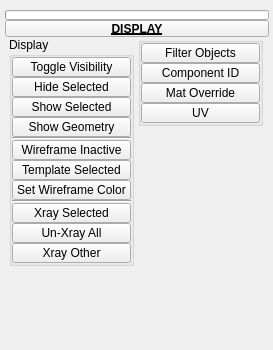
<?xml version="1.0" encoding="UTF-8"?>
<ui version="4.0">
 <class>QtUi</class>
 <widget class="QMainWindow" name="QtUi">
  <property name="enabled">
   <bool>true</bool>
  </property>
  <property name="geometry">
   <rect>
    <x>0</x>
    <y>0</y>
    <width>273</width>
    <height>350</height>
   </rect>
  </property>
  <property name="minimumSize">
   <size>
    <width>0</width>
    <height>0</height>
   </size>
  </property>
  <property name="maximumSize">
   <size>
    <width>999</width>
    <height>999</height>
   </size>
  </property>
  <property name="windowTitle">
   <string>Toolkit</string>
  </property>
  <property name="tabShape">
   <enum>QTabWidget::Triangular</enum>
  </property>
  <property name="dockNestingEnabled">
   <bool>true</bool>
  </property>
  <property name="dockOptions">
   <set>QMainWindow::AllowNestedDocks|QMainWindow::AllowTabbedDocks|QMainWindow::AnimatedDocks|QMainWindow::ForceTabbedDocks</set>
  </property>
  <widget class="QWidget" name="mainWindow">
   <widget class="QWidget" name="layoutWidget_2">
    <property name="geometry">
     <rect>
      <x>5</x>
      <y>10</y>
      <width>264</width>
      <height>316</height>
     </rect>
    </property>
    <layout class="QGridLayout" name="gridLayout_2">
     <property name="spacing">
      <number>0</number>
     </property>
     <item row="0" column="1" colspan="2">
      <widget class="TkProgressBar" name="progressBar">
       <property name="sizePolicy">
        <sizepolicy hsizetype="Ignored" vsizetype="Fixed">
         <horstretch>0</horstretch>
         <verstretch>0</verstretch>
        </sizepolicy>
       </property>
       <property name="minimumSize">
        <size>
         <width>0</width>
         <height>10</height>
        </size>
       </property>
       <property name="maximumSize">
        <size>
         <width>16777215</width>
         <height>10</height>
        </size>
       </property>
       <property name="value">
        <number>0</number>
       </property>
       <property name="textVisible">
        <bool>false</bool>
       </property>
      </widget>
     </item>
     <item row="2" column="1" colspan="2">
      <layout class="QHBoxLayout" name="horizontalLayout">
       <item>
        <layout class="QVBoxLayout" name="verticalLayout">
         <property name="spacing">
          <number>0</number>
         </property>
         <item>
          <widget class="QGroupBox" name="View">
           <property name="minimumSize">
            <size>
             <width>125</width>
             <height>0</height>
            </size>
           </property>
           <property name="maximumSize">
            <size>
             <width>125</width>
             <height>999</height>
            </size>
           </property>
           <property name="title">
            <string>Display</string>
           </property>
           <layout class="QVBoxLayout" name="verticalLayout_3">
            <property name="spacing">
             <number>0</number>
            </property>
            <property name="leftMargin">
             <number>0</number>
            </property>
            <property name="topMargin">
             <number>0</number>
            </property>
            <property name="rightMargin">
             <number>0</number>
            </property>
            <property name="bottomMargin">
             <number>0</number>
            </property>
            <item>
             <widget class="QPushButton" name="b001">
              <property name="minimumSize">
               <size>
                <width>0</width>
                <height>20</height>
               </size>
              </property>
              <property name="maximumSize">
               <size>
                <width>999</width>
                <height>20</height>
               </size>
              </property>
              <property name="text">
               <string>Toggle Visibility</string>
              </property>
             </widget>
            </item>
            <item>
             <widget class="QPushButton" name="b002">
              <property name="minimumSize">
               <size>
                <width>0</width>
                <height>20</height>
               </size>
              </property>
              <property name="maximumSize">
               <size>
                <width>999</width>
                <height>20</height>
               </size>
              </property>
              <property name="text">
               <string>Hide Selected</string>
              </property>
             </widget>
            </item>
            <item>
             <widget class="QPushButton" name="b003">
              <property name="minimumSize">
               <size>
                <width>0</width>
                <height>20</height>
               </size>
              </property>
              <property name="maximumSize">
               <size>
                <width>999</width>
                <height>20</height>
               </size>
              </property>
              <property name="text">
               <string>Show Selected</string>
              </property>
             </widget>
            </item>
            <item>
             <widget class="QPushButton" name="b004">
              <property name="minimumSize">
               <size>
                <width>0</width>
                <height>20</height>
               </size>
              </property>
              <property name="maximumSize">
               <size>
                <width>999</width>
                <height>20</height>
               </size>
              </property>
              <property name="text">
               <string>Show Geometry</string>
              </property>
             </widget>
            </item>
            <item>
             <widget class="Line" name="line_2">
              <property name="minimumSize">
               <size>
                <width>111</width>
                <height>0</height>
               </size>
              </property>
              <property name="orientation">
               <enum>Qt::Horizontal</enum>
              </property>
             </widget>
            </item>
            <item>
             <widget class="QPushButton" name="b012">
              <property name="minimumSize">
               <size>
                <width>0</width>
                <height>20</height>
               </size>
              </property>
              <property name="maximumSize">
               <size>
                <width>999</width>
                <height>20</height>
               </size>
              </property>
              <property name="toolTip">
               <string>Shaded on active (selected) obhects only</string>
              </property>
              <property name="text">
               <string>Wireframe Inactive</string>
              </property>
             </widget>
            </item>
            <item>
             <widget class="QPushButton" name="b021">
              <property name="minimumSize">
               <size>
                <width>0</width>
                <height>20</height>
               </size>
              </property>
              <property name="maximumSize">
               <size>
                <width>999</width>
                <height>20</height>
               </size>
              </property>
              <property name="text">
               <string>Template Selected</string>
              </property>
             </widget>
            </item>
            <item>
             <widget class="QPushButton" name="b000">
              <property name="minimumSize">
               <size>
                <width>0</width>
                <height>20</height>
               </size>
              </property>
              <property name="maximumSize">
               <size>
                <width>999</width>
                <height>20</height>
               </size>
              </property>
              <property name="toolTip">
               <string>Set the wireframe color of all selected objects.</string>
              </property>
              <property name="text">
               <string>Set Wireframe Color</string>
              </property>
             </widget>
            </item>
            <item>
             <widget class="Line" name="line_3">
              <property name="minimumSize">
               <size>
                <width>111</width>
                <height>0</height>
               </size>
              </property>
              <property name="orientation">
               <enum>Qt::Horizontal</enum>
              </property>
             </widget>
            </item>
            <item>
             <widget class="QPushButton" name="b005">
              <property name="minimumSize">
               <size>
                <width>0</width>
                <height>20</height>
               </size>
              </property>
              <property name="maximumSize">
               <size>
                <width>999</width>
                <height>20</height>
               </size>
              </property>
              <property name="text">
               <string>Xray Selected</string>
              </property>
             </widget>
            </item>
            <item>
             <widget class="QPushButton" name="b006">
              <property name="minimumSize">
               <size>
                <width>0</width>
                <height>20</height>
               </size>
              </property>
              <property name="maximumSize">
               <size>
                <width>999</width>
                <height>20</height>
               </size>
              </property>
              <property name="text">
               <string>Un-Xray All</string>
              </property>
             </widget>
            </item>
            <item>
             <widget class="QPushButton" name="b007">
              <property name="minimumSize">
               <size>
                <width>0</width>
                <height>20</height>
               </size>
              </property>
              <property name="maximumSize">
               <size>
                <width>999</width>
                <height>20</height>
               </size>
              </property>
              <property name="text">
               <string>Xray Other</string>
              </property>
             </widget>
            </item>
           </layout>
          </widget>
         </item>
         <item>
          <spacer name="verticalSpacer">
           <property name="orientation">
            <enum>Qt::Vertical</enum>
           </property>
           <property name="sizeHint" stdset="0">
            <size>
             <width>20</width>
             <height>40</height>
            </size>
           </property>
          </spacer>
         </item>
        </layout>
       </item>
       <item>
        <layout class="QVBoxLayout" name="verticalLayout_2">
         <property name="spacing">
          <number>0</number>
         </property>
         <item>
          <widget class="QGroupBox" name="groupBox">
           <property name="minimumSize">
            <size>
             <width>125</width>
             <height>0</height>
            </size>
           </property>
           <property name="maximumSize">
            <size>
             <width>125</width>
             <height>999</height>
            </size>
           </property>
           <property name="title">
            <string/>
           </property>
           <layout class="QVBoxLayout" name="verticalLayout_4">
            <property name="spacing">
             <number>0</number>
            </property>
            <property name="leftMargin">
             <number>0</number>
            </property>
            <property name="topMargin">
             <number>0</number>
            </property>
            <property name="rightMargin">
             <number>0</number>
            </property>
            <property name="bottomMargin">
             <number>0</number>
            </property>
            <item>
             <widget class="QPushButton" name="b008">
              <property name="minimumSize">
               <size>
                <width>0</width>
                <height>20</height>
               </size>
              </property>
              <property name="maximumSize">
               <size>
                <width>999</width>
                <height>20</height>
               </size>
              </property>
              <property name="text">
               <string>Filter Objects</string>
              </property>
             </widget>
            </item>
            <item>
             <widget class="QPushButton" name="b011">
              <property name="minimumSize">
               <size>
                <width>0</width>
                <height>20</height>
               </size>
              </property>
              <property name="maximumSize">
               <size>
                <width>999</width>
                <height>20</height>
               </size>
              </property>
              <property name="text">
               <string>Component ID</string>
              </property>
             </widget>
            </item>
            <item>
             <widget class="QPushButton" name="b009">
              <property name="minimumSize">
               <size>
                <width>0</width>
                <height>20</height>
               </size>
              </property>
              <property name="maximumSize">
               <size>
                <width>999</width>
                <height>20</height>
               </size>
              </property>
              <property name="toolTip">
               <string>Material Override</string>
              </property>
              <property name="text">
               <string>Mat Override</string>
              </property>
             </widget>
            </item>
            <item>
             <widget class="QPushButton" name="chk000">
              <property name="minimumSize">
               <size>
                <width>0</width>
                <height>20</height>
               </size>
              </property>
              <property name="maximumSize">
               <size>
                <width>999</width>
                <height>20</height>
               </size>
              </property>
              <property name="toolTip">
               <string>Material Override: Override with UV checker</string>
              </property>
              <property name="text">
               <string>UV</string>
              </property>
              <property name="checkable">
               <bool>true</bool>
              </property>
             </widget>
            </item>
           </layout>
          </widget>
         </item>
         <item>
          <spacer name="verticalSpacer_2">
           <property name="orientation">
            <enum>Qt::Vertical</enum>
           </property>
           <property name="sizeHint" stdset="0">
            <size>
             <width>20</width>
             <height>40</height>
            </size>
           </property>
          </spacer>
         </item>
        </layout>
       </item>
      </layout>
     </item>
     <item row="1" column="1" colspan="2">
      <widget class="TkPushButton_Draggable" name="draggable_header">
       <property name="minimumSize">
        <size>
         <width>19</width>
         <height>17</height>
        </size>
       </property>
       <property name="maximumSize">
        <size>
         <width>999</width>
         <height>17</height>
        </size>
       </property>
       <property name="font">
        <font>
         <weight>75</weight>
         <bold>true</bold>
         <underline>true</underline>
        </font>
       </property>
       <property name="text">
        <string>DISPLAY</string>
       </property>
       <property name="checkable">
        <bool>true</bool>
       </property>
      </widget>
     </item>
    </layout>
   </widget>
  </widget>
 </widget>
 <customwidgets>
  <customwidget>
   <class>TkPushButton_Draggable</class>
   <extends>QPushButton</extends>
   <header>widgets.tkpushbuttondraggable.h</header>
  </customwidget>
  <customwidget>
   <class>TkProgressBar</class>
   <extends>QProgressBar</extends>
   <header>widgets.tkprogressbar.h</header>
  </customwidget>
 </customwidgets>
 <resources/>
 <connections/>
 <designerdata>
  <property name="gridDeltaX">
   <number>5</number>
  </property>
  <property name="gridDeltaY">
   <number>5</number>
  </property>
  <property name="gridSnapX">
   <bool>true</bool>
  </property>
  <property name="gridSnapY">
   <bool>true</bool>
  </property>
  <property name="gridVisible">
   <bool>true</bool>
  </property>
 </designerdata>
</ui>
